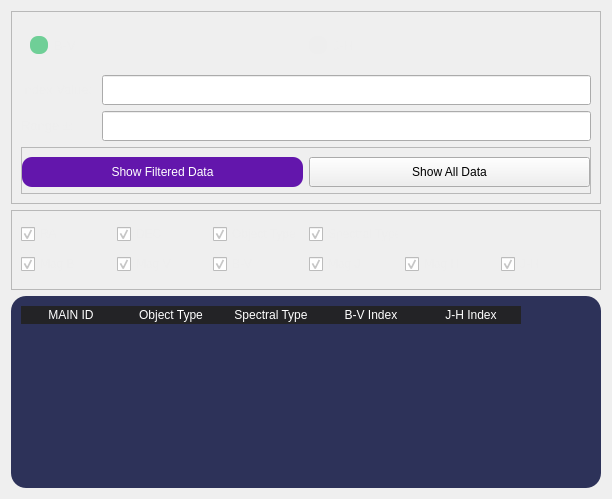
      <widget class="QWidget" name="colorindex_page">
       <layout class="QGridLayout" name="gridLayout_3">
        <item row="0" column="0">
         <widget class="QFrame" name="frame">
          <property name="styleSheet">
           <string notr="true"/>
          </property>
          <property name="frameShape">
           <enum>QFrame::StyledPanel</enum>
          </property>
          <property name="frameShadow">
           <enum>QFrame::Raised</enum>
          </property>
          <layout class="QGridLayout" name="gridLayout_10">
           <item row="2" column="0">
            <widget class="QLabel" name="rangelabel">
             <property name="minimumSize">
              <size>
               <width>75</width>
               <height>0</height>
              </size>
             </property>
             <property name="maximumSize">
              <size>
               <width>75</width>
               <height>16777215</height>
              </size>
             </property>
             <property name="font">
              <font>
               <family>Segoe UI</family>
               <pointsize>10</pointsize>
              </font>
             </property>
             <property name="text">
              <string>&lt;html&gt;&lt;head/&gt;&lt;body&gt;&lt;p&gt;&lt;span style=&quot; color:#eeeeee;&quot;&gt;Range ±: &lt;/span&gt;&lt;/p&gt;&lt;/body&gt;&lt;/html&gt;</string>
             </property>
            </widget>
           </item>
           <item row="1" column="1">
            <widget class="QLineEdit" name="index_lineEdit">
             <property name="minimumSize">
              <size>
               <width>0</width>
               <height>30</height>
              </size>
             </property>
             <property name="maximumSize">
              <size>
               <width>16777215</width>
               <height>30</height>
              </size>
             </property>
             <property name="font">
              <font>
               <family>Arial</family>
               <pointsize>11</pointsize>
              </font>
             </property>
             <property name="clearButtonEnabled">
              <bool>true</bool>
             </property>
            </widget>
           </item>
           <item row="0" column="0" colspan="2">
            <widget class="QWidget" name="indexwidget" native="true">
             <property name="minimumSize">
              <size>
               <width>0</width>
               <height>40</height>
              </size>
             </property>
             <property name="styleSheet">
              <string notr="true">QRadioButton{
color: #eeeeee;
}

QRadioButton::indicator {
width: 18px;
height: 18px;
border-radius:8px;
}

QRadioButton::indicator::unchecked
{
   background-color: #eeeeee;
}
QRadioButton::indicator:unchecked:hover
{
    background-color: #6316AC;
}
QRadioButton::indicator::checked 
{
   background-color: #6fcf97;
}

QRadioButton::indicator:checked:pressed 
{
   background-color: #7e31b5;
}

QRadioButton::indicator:unchecked:pressed 
{
   background-color: #7e31b5;
}</string>
             </property>
             <layout class="QHBoxLayout" name="horizontalLayout_2">
              <item>
               <widget class="QRadioButton" name="bv_radioButton">
                <property name="minimumSize">
                 <size>
                  <width>0</width>
                  <height>30</height>
                 </size>
                </property>
                <property name="font">
                 <font>
                  <family>Segoe UI</family>
                  <pointsize>10</pointsize>
                 </font>
                </property>
                <property name="text">
                 <string>B-V</string>
                </property>
                <property name="checked">
                 <bool>true</bool>
                </property>
               </widget>
              </item>
              <item>
               <widget class="QRadioButton" name="jh_radioButton">
                <property name="minimumSize">
                 <size>
                  <width>0</width>
                  <height>30</height>
                 </size>
                </property>
                <property name="font">
                 <font>
                  <family>Segoe UI</family>
                  <pointsize>10</pointsize>
                 </font>
                </property>
                <property name="text">
                 <string>J-H</string>
                </property>
               </widget>
              </item>
             </layout>
            </widget>
           </item>
           <item row="4" column="0" colspan="2">
            <widget class="QFrame" name="frame_3">
             <property name="minimumSize">
              <size>
               <width>0</width>
               <height>30</height>
              </size>
             </property>
             <property name="frameShape">
              <enum>QFrame::StyledPanel</enum>
             </property>
             <property name="frameShadow">
              <enum>QFrame::Raised</enum>
             </property>
             <layout class="QGridLayout" name="gridLayout_11">
              <property name="leftMargin">
               <number>0</number>
              </property>
              <property name="topMargin">
               <number>9</number>
              </property>
              <property name="rightMargin">
               <number>0</number>
              </property>
              <property name="bottomMargin">
               <number>6</number>
              </property>
              <item row="0" column="1">
               <widget class="QPushButton" name="showallBtn">
                <property name="minimumSize">
                 <size>
                  <width>0</width>
                  <height>30</height>
                 </size>
                </property>
                <property name="maximumSize">
                 <size>
                  <width>16777215</width>
                  <height>30</height>
                 </size>
                </property>
                <property name="text">
                 <string>Show All Data</string>
                </property>
                <property name="icon">
                 <iconset resource="../icon.qrc">
                  <normaloff>:/icon/icon/index.svg</normaloff>:/icon/icon/index.svg</iconset>
                </property>
               </widget>
              </item>
              <item row="0" column="0">
               <widget class="QPushButton" name="showBtn">
                <property name="minimumSize">
                 <size>
                  <width>0</width>
                  <height>30</height>
                 </size>
                </property>
                <property name="maximumSize">
                 <size>
                  <width>16777215</width>
                  <height>30</height>
                 </size>
                </property>
                <property name="styleSheet">
                 <string notr="true">QPushButton{
background-color:  #6316AC;
border-radius: 10px;
	color: rgb(255, 255, 255);
}
QPushButton:hover {
background-color: #765cde;
}
    
QPushButton:pressed {
    background-color: #7e31b5;
}</string>
                </property>
                <property name="text">
                 <string>Show Filtered Data</string>
                </property>
                <property name="icon">
                 <iconset resource="../icon.qrc">
                  <normaloff>:/icon/icon/index.svg</normaloff>:/icon/icon/index.svg</iconset>
                </property>
                <property name="autoDefault">
                 <bool>true</bool>
                </property>
               </widget>
              </item>
             </layout>
            </widget>
           </item>
           <item row="2" column="1">
            <widget class="QLineEdit" name="range_lineEdit">
             <property name="minimumSize">
              <size>
               <width>0</width>
               <height>30</height>
              </size>
             </property>
             <property name="maximumSize">
              <size>
               <width>16777215</width>
               <height>30</height>
              </size>
             </property>
             <property name="font">
              <font>
               <family>Arial</family>
               <pointsize>11</pointsize>
              </font>
             </property>
             <property name="clearButtonEnabled">
              <bool>true</bool>
             </property>
            </widget>
           </item>
           <item row="1" column="0">
            <widget class="QLabel" name="indexlabel">
             <property name="minimumSize">
              <size>
               <width>75</width>
               <height>0</height>
              </size>
             </property>
             <property name="maximumSize">
              <size>
               <width>75</width>
               <height>16777215</height>
              </size>
             </property>
             <property name="font">
              <font>
               <family>Segoe UI</family>
               <pointsize>10</pointsize>
              </font>
             </property>
             <property name="text">
              <string>&lt;html&gt;&lt;head/&gt;&lt;body&gt;&lt;p&gt;&lt;span style=&quot; color:#eeeeee;&quot;&gt;Index Value: &lt;/span&gt;&lt;/p&gt;&lt;/body&gt;&lt;/html&gt;</string>
             </property>
            </widget>
           </item>
          </layout>
         </widget>
        </item>
        <item row="1" column="0">
         <widget class="QFrame" name="frame_5">
          <property name="minimumSize">
           <size>
            <width>0</width>
            <height>80</height>
           </size>
          </property>
          <property name="frameShape">
           <enum>QFrame::StyledPanel</enum>
          </property>
          <property name="frameShadow">
           <enum>QFrame::Raised</enum>
          </property>
          <layout class="QGridLayout" name="gridLayout_9">
           <item row="0" column="0">
            <widget class="QCheckBox" name="ra_checkBox">
             <property name="minimumSize">
              <size>
               <width>90</width>
               <height>0</height>
              </size>
             </property>
             <property name="maximumSize">
              <size>
               <width>90</width>
               <height>16777215</height>
              </size>
             </property>
             <property name="styleSheet">
              <string notr="true">QCheckBox{
color: #eeeeee;
}</string>
             </property>
             <property name="text">
              <string>RA</string>
             </property>
             <property name="checked">
              <bool>true</bool>
             </property>
            </widget>
           </item>
           <item row="0" column="1">
            <widget class="QCheckBox" name="dec_checkBox">
             <property name="minimumSize">
              <size>
               <width>90</width>
               <height>0</height>
              </size>
             </property>
             <property name="maximumSize">
              <size>
               <width>90</width>
               <height>16777215</height>
              </size>
             </property>
             <property name="styleSheet">
              <string notr="true">QCheckBox{
color: #eeeeee;
}</string>
             </property>
             <property name="text">
              <string>DEC</string>
             </property>
             <property name="checked">
              <bool>true</bool>
             </property>
            </widget>
           </item>
           <item row="0" column="2">
            <widget class="QCheckBox" name="otype_checkBox">
             <property name="minimumSize">
              <size>
               <width>90</width>
               <height>0</height>
              </size>
             </property>
             <property name="maximumSize">
              <size>
               <width>90</width>
               <height>16777215</height>
              </size>
             </property>
             <property name="styleSheet">
              <string notr="true">QCheckBox{
color: #eeeeee;
}</string>
             </property>
             <property name="text">
              <string>Object Type</string>
             </property>
             <property name="checked">
              <bool>true</bool>
             </property>
            </widget>
           </item>
           <item row="0" column="3">
            <widget class="QCheckBox" name="stype_checkBox">
             <property name="minimumSize">
              <size>
               <width>90</width>
               <height>0</height>
              </size>
             </property>
             <property name="maximumSize">
              <size>
               <width>90</width>
               <height>16777215</height>
              </size>
             </property>
             <property name="styleSheet">
              <string notr="true">QCheckBox{
color: #eeeeee;
}</string>
             </property>
             <property name="text">
              <string>Spectral Type</string>
             </property>
             <property name="checked">
              <bool>true</bool>
             </property>
            </widget>
           </item>
           <item row="1" column="0">
            <widget class="QCheckBox" name="magb_checkBox">
             <property name="minimumSize">
              <size>
               <width>90</width>
               <height>0</height>
              </size>
             </property>
             <property name="maximumSize">
              <size>
               <width>90</width>
               <height>16777215</height>
              </size>
             </property>
             <property name="styleSheet">
              <string notr="true">QCheckBox{
color: #eeeeee;
}</string>
             </property>
             <property name="text">
              <string>Mag B</string>
             </property>
             <property name="checked">
              <bool>true</bool>
             </property>
            </widget>
           </item>
           <item row="1" column="1">
            <widget class="QCheckBox" name="magv_checkBox">
             <property name="minimumSize">
              <size>
               <width>90</width>
               <height>0</height>
              </size>
             </property>
             <property name="maximumSize">
              <size>
               <width>90</width>
               <height>16777215</height>
              </size>
             </property>
             <property name="styleSheet">
              <string notr="true">QCheckBox{
color: #eeeeee;
}</string>
             </property>
             <property name="text">
              <string>Mag V</string>
             </property>
             <property name="checked">
              <bool>true</bool>
             </property>
            </widget>
           </item>
           <item row="1" column="2">
            <widget class="QCheckBox" name="bv_checkBox">
             <property name="minimumSize">
              <size>
               <width>90</width>
               <height>0</height>
              </size>
             </property>
             <property name="maximumSize">
              <size>
               <width>90</width>
               <height>16777215</height>
              </size>
             </property>
             <property name="styleSheet">
              <string notr="true">QCheckBox{
color: #eeeeee;
}</string>
             </property>
             <property name="text">
              <string>B-V</string>
             </property>
             <property name="checked">
              <bool>true</bool>
             </property>
            </widget>
           </item>
           <item row="1" column="3">
            <widget class="QCheckBox" name="magj_checkBox">
             <property name="minimumSize">
              <size>
               <width>90</width>
               <height>0</height>
              </size>
             </property>
             <property name="maximumSize">
              <size>
               <width>90</width>
               <height>16777215</height>
              </size>
             </property>
             <property name="styleSheet">
              <string notr="true">QCheckBox{
color: #eeeeee;
}</string>
             </property>
             <property name="text">
              <string>Mag J</string>
             </property>
             <property name="checked">
              <bool>true</bool>
             </property>
            </widget>
           </item>
           <item row="1" column="4">
            <widget class="QCheckBox" name="magh_checkBox">
             <property name="minimumSize">
              <size>
               <width>90</width>
               <height>0</height>
              </size>
             </property>
             <property name="maximumSize">
              <size>
               <width>90</width>
               <height>16777215</height>
              </size>
             </property>
             <property name="styleSheet">
              <string notr="true">QCheckBox{
color: #eeeeee;
}</string>
             </property>
             <property name="text">
              <string>Mag H</string>
             </property>
             <property name="checked">
              <bool>true</bool>
             </property>
            </widget>
           </item>
           <item row="1" column="5">
            <widget class="QCheckBox" name="jh_checkBox">
             <property name="minimumSize">
              <size>
               <width>90</width>
               <height>0</height>
              </size>
             </property>
             <property name="maximumSize">
              <size>
               <width>90</width>
               <height>16777215</height>
              </size>
             </property>
             <property name="styleSheet">
              <string notr="true">QCheckBox{
color: #eeeeee;
}</string>
             </property>
             <property name="text">
              <string>J-H</string>
             </property>
             <property name="checked">
              <bool>true</bool>
             </property>
            </widget>
           </item>
          </layout>
         </widget>
        </item>
        <item row="2" column="0">
         <widget class="QTableWidget" name="tableWidget">
          <property name="styleSheet">
           <string notr="true">QTableWidget {
background: #2d3259;
gridline-color:black;
border-radius: 15px;
border-color: #000000;
padding: 10px;
font-size: 9pt;
color: #eeeeee;
}

QTableWidget::item 
        {   
            color: white;
            background:black;            
        }
 QTableWidget::item:hover
        {   
            color: black;
            background:#ffaa00;            
        }
 QTableWidget::item:focus
        {   
            color: #eeeeee;
            background:#6316AC;            
        }


QHeaderView::section {

color:white; 
background-color:#232326 ;
border: none;
border-style:none;

 }
 QHeaderView {
    background: #2d3259;
}

QTableCornerButton::section { 
background-color:#232326; 
border-top-left-radius: 10px;
}

</string>
          </property>
          <property name="editTriggers">
           <set>QAbstractItemView::NoEditTriggers</set>
          </property>
          <property name="sortingEnabled">
           <bool>true</bool>
          </property>
          <column>
           <property name="text">
            <string>MAIN ID</string>
           </property>
          </column>
          <column>
           <property name="text">
            <string>Object Type</string>
           </property>
          </column>
          <column>
           <property name="text">
            <string>Spectral Type</string>
           </property>
          </column>
          <column>
           <property name="text">
            <string>B-V Index</string>
           </property>
          </column>
          <column>
           <property name="text">
            <string>J-H Index</string>
           </property>
          </column>
         </widget>
        </item>
       </layout>
      </widget>
